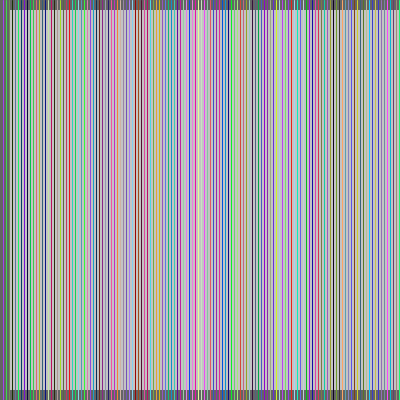
Frame 1 (no input)
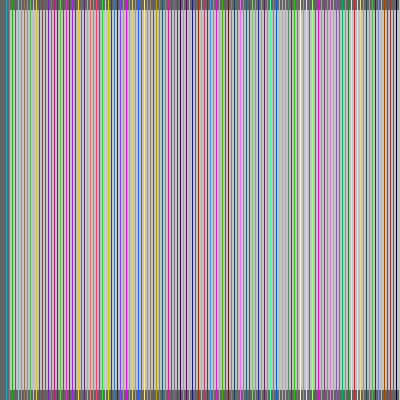
Frame 60 (the mouse pressed at the canvas centre just before this capture)
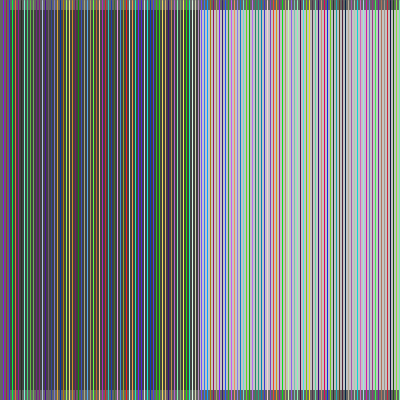
Frame 120 (the mouse held since frame 60 and released just before this capture)

The Processing sketch that drew these frames (run headless with seeded random() and noise(); from frame 60 on, the mouse is pressed at the canvas centre):

// Processing sketch: While_loops_part_2
// ── While_loops_part_2.pde

void setup() {
  size(400, 400);
}
void draw() {
  background(100);
  noStroke();
  int xPos = 10;
  while (xPos<400) {
    if(mouseX>xPos){
    fill(64);
    
    }else{
    fill(196);
    }
    rect(xPos,10,25,380);
    xPos+=1;
  }
  
  for (int lineX=3; lineX<=797; lineX+=3) {
    stroke(random(0, 255), random(0, 255), random(0, 255));
    line(lineX, 0, lineX, height);
}}
